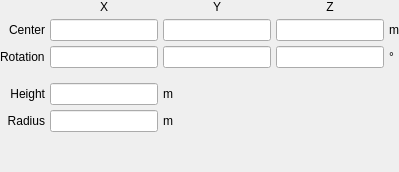
         <widget class="QWidget" name="cone_implicit">
          <property name="font">
           <font>
            <weight>50</weight>
            <bold>false</bold>
           </font>
          </property>
          <layout class="QGridLayout" name="gridLayout_17">
           <property name="leftMargin">
            <number>0</number>
           </property>
           <property name="topMargin">
            <number>0</number>
           </property>
           <property name="rightMargin">
            <number>0</number>
           </property>
           <property name="bottomMargin">
            <number>0</number>
           </property>
           <property name="spacing">
            <number>5</number>
           </property>
           <item row="6" column="1">
            <spacer name="verticalSpacer_17">
             <property name="orientation">
              <enum>Qt::Vertical</enum>
             </property>
             <property name="sizeHint" stdset="0">
              <size>
               <width>20</width>
               <height>40</height>
              </size>
             </property>
            </spacer>
           </item>
           <item row="1" column="0">
            <widget class="QLabel" name="label_39">
             <property name="font">
              <font>
               <weight>50</weight>
               <bold>false</bold>
              </font>
             </property>
             <property name="text">
              <string>Center</string>
             </property>
             <property name="alignment">
              <set>Qt::AlignRight|Qt::AlignTrailing|Qt::AlignVCenter</set>
             </property>
            </widget>
           </item>
           <item row="1" column="3">
            <widget class="LineEdit" name="lineedit_cone_implicit_centerz">
             <property name="font">
              <font>
               <weight>50</weight>
               <bold>false</bold>
              </font>
             </property>
            </widget>
           </item>
           <item row="5" column="0">
            <widget class="QLabel" name="label_38">
             <property name="font">
              <font>
               <weight>50</weight>
               <bold>false</bold>
              </font>
             </property>
             <property name="text">
              <string>Radius</string>
             </property>
             <property name="alignment">
              <set>Qt::AlignRight|Qt::AlignTrailing|Qt::AlignVCenter</set>
             </property>
            </widget>
           </item>
           <item row="1" column="2">
            <widget class="LineEdit" name="lineedit_cone_implicit_centery">
             <property name="font">
              <font>
               <weight>50</weight>
               <bold>false</bold>
              </font>
             </property>
            </widget>
           </item>
           <item row="1" column="1">
            <widget class="LineEdit" name="lineedit_cone_implicit_centerx">
             <property name="font">
              <font>
               <weight>50</weight>
               <bold>false</bold>
              </font>
             </property>
            </widget>
           </item>
           <item row="4" column="0">
            <widget class="QLabel" name="label_34">
             <property name="font">
              <font>
               <weight>50</weight>
               <bold>false</bold>
              </font>
             </property>
             <property name="text">
              <string>Height</string>
             </property>
             <property name="alignment">
              <set>Qt::AlignRight|Qt::AlignTrailing|Qt::AlignVCenter</set>
             </property>
            </widget>
           </item>
           <item row="2" column="0">
            <widget class="QLabel" name="label_40">
             <property name="font">
              <font>
               <weight>50</weight>
               <bold>false</bold>
              </font>
             </property>
             <property name="text">
              <string>Rotation</string>
             </property>
            </widget>
           </item>
           <item row="2" column="1">
            <widget class="LineEdit" name="lineedit_cone_implicit_rotationx">
             <property name="font">
              <font>
               <weight>50</weight>
               <bold>false</bold>
              </font>
             </property>
            </widget>
           </item>
           <item row="2" column="2">
            <widget class="LineEdit" name="lineedit_cone_implicit_rotationy">
             <property name="font">
              <font>
               <weight>50</weight>
               <bold>false</bold>
              </font>
             </property>
            </widget>
           </item>
           <item row="2" column="3">
            <widget class="LineEdit" name="lineedit_cone_implicit_rotationz">
             <property name="font">
              <font>
               <weight>50</weight>
               <bold>false</bold>
              </font>
             </property>
            </widget>
           </item>
           <item row="0" column="1">
            <widget class="QLabel" name="label_189">
             <property name="font">
              <font>
               <weight>50</weight>
               <bold>false</bold>
              </font>
             </property>
             <property name="text">
              <string>X</string>
             </property>
             <property name="alignment">
              <set>Qt::AlignCenter</set>
             </property>
            </widget>
           </item>
           <item row="1" column="4">
            <widget class="QLabel" name="label_192">
             <property name="font">
              <font>
               <weight>50</weight>
               <bold>false</bold>
              </font>
             </property>
             <property name="text">
              <string>m</string>
             </property>
            </widget>
           </item>
           <item row="2" column="4">
            <widget class="QLabel" name="label_193">
             <property name="font">
              <font>
               <weight>50</weight>
               <bold>false</bold>
              </font>
             </property>
             <property name="text">
              <string>°</string>
             </property>
            </widget>
           </item>
           <item row="4" column="2">
            <widget class="QLabel" name="label_194">
             <property name="font">
              <font>
               <weight>50</weight>
               <bold>false</bold>
              </font>
             </property>
             <property name="text">
              <string>m</string>
             </property>
            </widget>
           </item>
           <item row="4" column="1">
            <widget class="LineEdit" name="lineedit_cone_implicit_height">
             <property name="font">
              <font>
               <weight>50</weight>
               <bold>false</bold>
              </font>
             </property>
            </widget>
           </item>
           <item row="5" column="1">
            <widget class="LineEdit" name="lineedit_cone_implicit_radius">
             <property name="font">
              <font>
               <weight>50</weight>
               <bold>false</bold>
              </font>
             </property>
            </widget>
           </item>
           <item row="0" column="2">
            <widget class="QLabel" name="label_190">
             <property name="font">
              <font>
               <weight>50</weight>
               <bold>false</bold>
              </font>
             </property>
             <property name="text">
              <string>Y</string>
             </property>
             <property name="alignment">
              <set>Qt::AlignCenter</set>
             </property>
            </widget>
           </item>
           <item row="0" column="3">
            <widget class="QLabel" name="label_191">
             <property name="font">
              <font>
               <weight>50</weight>
               <bold>false</bold>
              </font>
             </property>
             <property name="text">
              <string>Z</string>
             </property>
             <property name="alignment">
              <set>Qt::AlignCenter</set>
             </property>
            </widget>
           </item>
           <item row="5" column="2">
            <widget class="QLabel" name="label_195">
             <property name="font">
              <font>
               <weight>50</weight>
               <bold>false</bold>
              </font>
             </property>
             <property name="text">
              <string>m</string>
             </property>
            </widget>
           </item>
           <item row="3" column="1">
            <spacer name="verticalSpacer_41">
             <property name="orientation">
              <enum>Qt::Vertical</enum>
             </property>
             <property name="sizeType">
              <enum>QSizePolicy::Maximum</enum>
             </property>
             <property name="sizeHint" stdset="0">
              <size>
               <width>20</width>
               <height>10</height>
              </size>
             </property>
            </spacer>
           </item>
          </layout>
         </widget>
